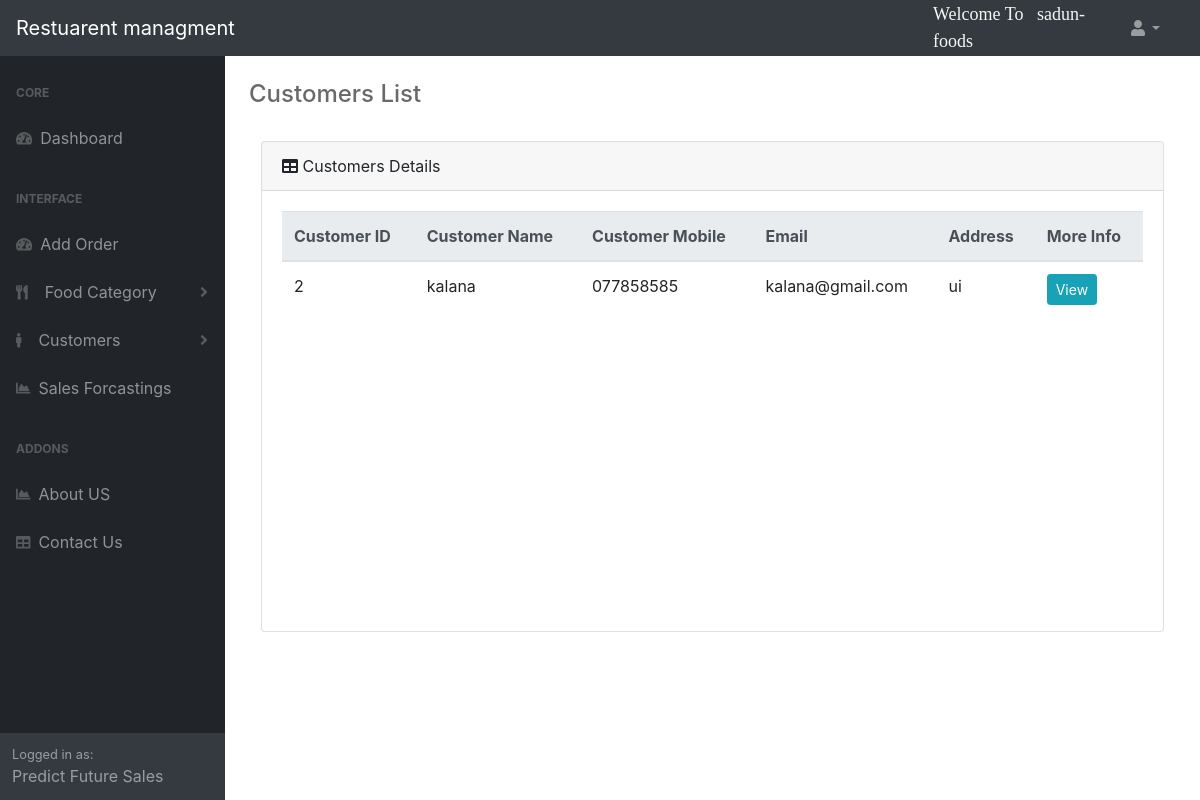
The app's page /customerList/ (signed in), older data.
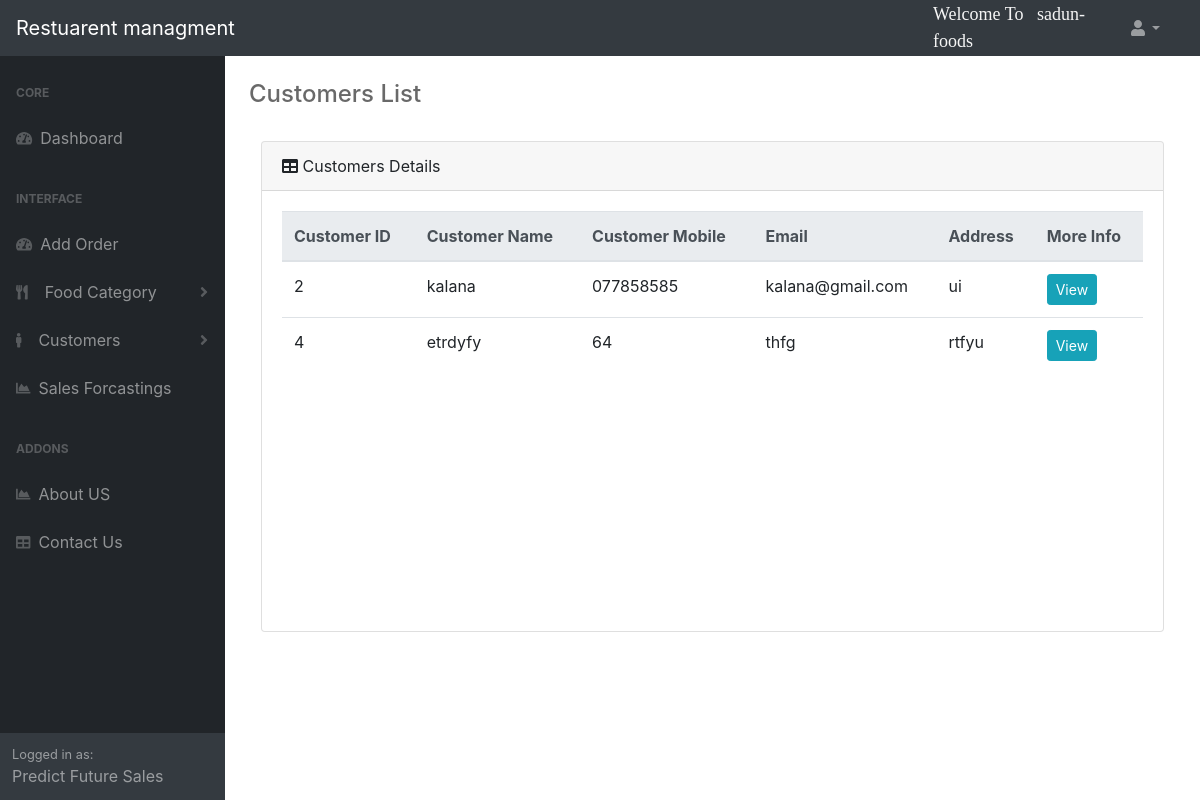
The same page, newer data.
### accounts/models.py (models this page shows, shortened)
class Customer(models.Model):
		name = models.CharField(max_length=200, null=True)
		contact_number = models.CharField(max_length=200, null=True)
		email = models.CharField(max_length=200, null=True)
		Address = models.CharField(max_length=200, null=True)
		user = models.ForeignKey(User,on_delete=models.CASCADE)

### accounts/views.py (the view)
# urls.py: path('customerList/',views.customerList, name="customer_list_page"),
@login_required(login_url='log')
def customerList(request):
	customers = Customer.objects.filter(user=request.user)
	contex = {'customers':customers, }
	return render(request, 'customerList.html',contex)

### accounts/templates/customerList.html (shortened to what this page needs)
{%  extends 'main.html' %}
      {% block content %}
           {%  include 'navbar.html' %}
            {%  include 'side_menu_bar.html' %}
                <div id="layoutSidenav_content">
                    <main>
                        <div class="container-fluid">
                            <h4 class="mt-4" style="color:dimgray">Customers List</h1>
                        <br>
<div class="col-md-12  ">
    <div class="card mb-8">
        <div class="card-header">
            <i class="fas fa-table mr-6"></i>
                Customers Details
        </div>
        <div class="card-body">
            <div class="table-wrapper-scroll-y my-custom-scrollbar">
                <table class="table  table-hover">
                        <thead class="thead-light">
                            <tr>
                                <th scope="col">Customer ID</th>
                                <th scope="col">Customer Name</th>
                                <th scope="col">Customer Mobile</th>
                                <th scope="col">Email</th>
                                <th scope="col">Address</th>
                                <th scope="col">More Info</th>
                            </tr>
                        </thead>
                    <tbody>
                        {% for customer_info in customers %}
                            <tr>
                                <td >{{customer_info.id}}</td>
                                <td>{{customer_info.name}}</td>
                                <td >{{customer_info.contact_number}}</td>
                                <td >{{customer_info.email}}</td>
                                <td >{{customer_info.Address}}</td>
                                <td><a class="btn btn-sm btn-info" href="{% url 'customer_info' customer_info.id %}">View</a></td>
                            </tr>
                        {% endfor %}
                    </tbody>
                </table>
             </div>
        </div>
    </div>
</div>
{% endblock %}

Row changes from the older to the newer data that the page shows:
added Customer: id "4", name "etrdyfy", contact_number "64", email "thfg", Address "rtfyu"
